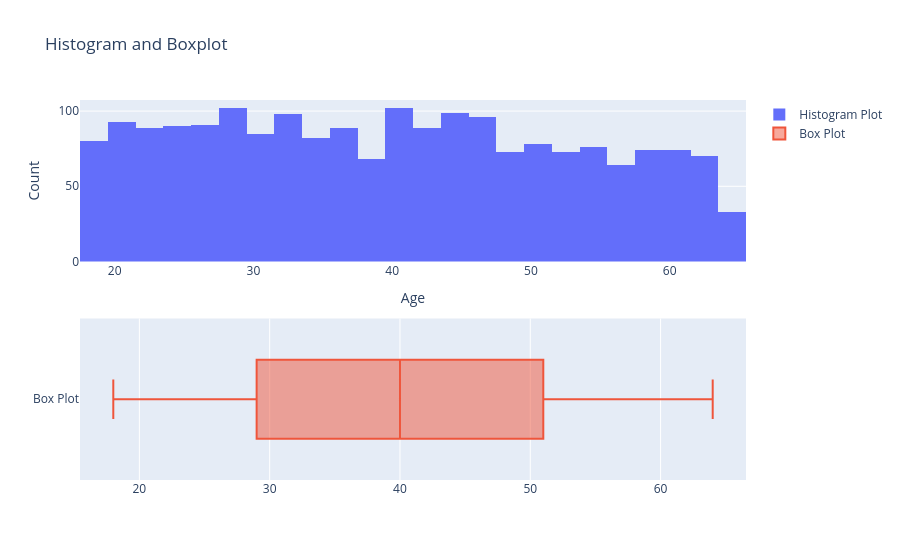

Notebook code for this chart:
### Code cell
# Test -----> 1 variable -----> Numerical ------> Pyplot
hist_box_pyplot(data, 'Age')

### Figure 1 — Plotly figure (JSON) as saved in the notebook; plotly's stock layout.template omitted (floating-point values rounded to 4 significant figures; data arrays with more than 128 entries replaced by an {"elided": "..."} marker saying what was removed)
{"data": [{"name": "Histogram Plot", "type": "histogram", "x": {"elided": "2030 int values"}, "xaxis": "x", "yaxis": "y"}, {"name": "Box Plot", "type": "box", "x": {"elided": "2030 int values"}, "xaxis": "x2", "yaxis": "y2"}], "layout": {"title": {"text": "Histogram and Boxplot"}, "xaxis": {"anchor": "y", "domain": [0, 1], "title": {"text": "Age"}}, "xaxis2": {"anchor": "y2", "domain": [0, 1]}, "yaxis": {"anchor": "x", "domain": [0.575, 1], "title": {"text": "Count"}}, "yaxis2": {"anchor": "x2", "domain": [0, 0.425]}}}
